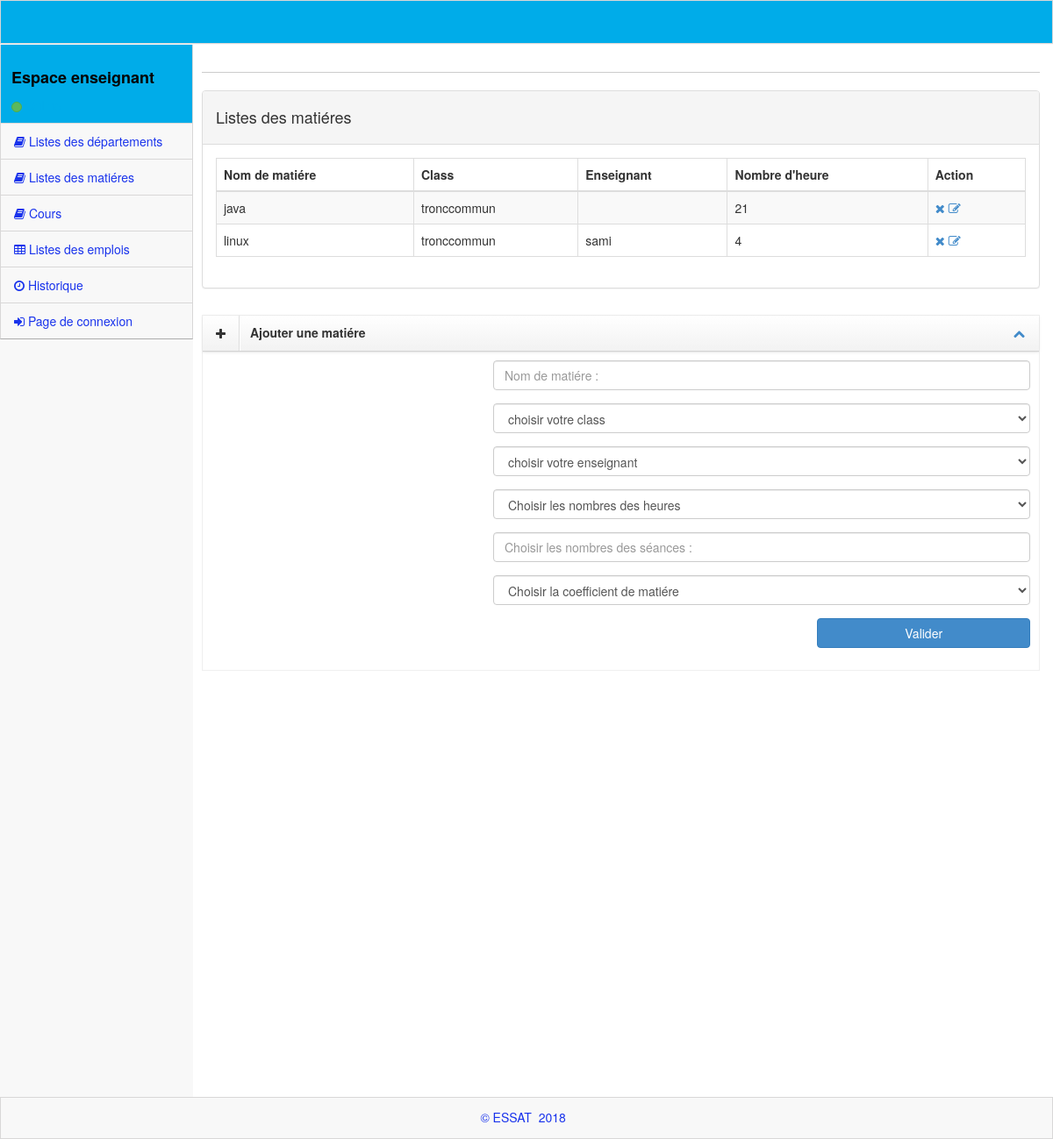
The app's page /matiereens.php with its own data.
### tables this page shows
CREATE TABLE `matiere` (
  `id_matiere` int(10) NOT NULL,
  `nom_matiere` varchar(50) NOT NULL,
  `nom_class` varchar(50) NOT NULL,
  `groupe` varchar(100) NOT NULL,
  `nombredheure` int(100) NOT NULL,
  `nombredeseance` int(100) NOT NULL,
  `coef` int(110) NOT NULL,
  `nom_enseignant` varchar(100) NOT NULL
);

### matiereens.php (the view, shortened to what this page needs)
<?php
require'db.php';
$sql = "SELECT * FROM matiere Order BY id_matiere";
$req = mysqli_query($con,$sql) or die();
?>
<!DOCTYPE html>
 <html lang="en">
<head>
    <link rel="stylesheet" href="assets/plugins/bootstrap/css/bootstrap.css" />
    <link rel="stylesheet" href="assets/css/main.css" />
    <link rel="stylesheet" href="assets/css/theme.css" />
    <link rel="stylesheet" href="assets/css/MoneAdmin.css" />
    <link rel="stylesheet" href="assets/plugins/Font-Awesome/css/font-awesome.css" />
    <link href="assets/plugins/dataTables/dataTables.bootstrap.css" rel="stylesheet" />
</head>
<body class="padTop53 " >
    <div id="wrap">
<div id="top">
            <nav class="navbar navbar-inverse navbar-fixed-top " style="padding-top: 10px;">
            </nav>
        </div>
   <div id="left" >
          <?php
          require"espaceens.php";
          require "menuens.php";
          ?>
      </div>
        <div id="content">
            <div class="inner">
                <div class="row">
                    <div class="col-lg-12">
                    </div>
                </div>
                <hr />
                <div class="row">
                <div class="col-lg-12">
                    <div class="panel panel-default">
                        <div class="panel-heading">
                           <h4> Listes des matiéres</h4>
                        </div>
                        <div class="panel-body">
                            <div class="table-responsive">
                                <table class="table table-striped table-bordered table-hover" id="dataTables-example">
                                    <thead>
                                        <tr>
                                           <th>Nom de matiére</th>
                                        <th>Class</th>
                                        <th>Enseignant</th>
                                        <th>Nombre d'heure</th>
                                        <th>Action</th>
                                        </tr>
                                    </thead>
                                    <tbody>
                                        <tr>
                            <?php
                            if(mysqli_num_rows($req)>0)
                                while ($data = mysqli_fetch_assoc($req)) {
                                   ?>
<td name="nom_matiere"><?php echo $data['nom_matiere']; ?></td>
<td name="nom_class"><?php echo $data['nom_class']; ?></td>
<td name="nom_enseignant"><?php echo $data['nom_enseignant'];?></td>
<td name="nombredheure"><?php echo $data['nombredheure'];?></td>
                                   <td name="nomdbredheure">
                                    <div class="toolbar">
                                      <ul class="nav">
                                   <?php echo ("<a  onclick=\"return confirm(' Vous etes sur ?')\" href=\"delmatiere.php?idmat=".$data['id_matiere']."\">");?>
                                     <i class="icon-remove"></i></a>
                                     <?php echo ("<a  href=\"modifmat.php?idmat=".$data['id_matiere']."\">"); ?>
                                      <i class="icon-edit">
                                      </i>
                                    </a>
                                  </ul>
                        </tr>
                        <?php
                    }
                    ?>
                                    </tbody>
                                </table>
                            </div>
                        </div>
                    </div>
                </div>
            </div>
<div class="row">
  <div class="col-lg-12">
    <div class="box dark">
      <header>
        <div class="icons"><i class="icon-plus"></i></div>
        <h5>Ajouter une matiére</h5>
        <div class="toolbar">
          <ul class="nav">
            <li>
              <a class="accordion-toggle minimize-box"
              data-toggle="collapse"
              href="#div-1">
              <i class="icon-chevron-up"></i>
            </a>
          </li>
        </ul>
      </div>
    </header>
    <div id="div-1" class="accordion-body collapse in body">
      <div id="ajoututil">
        <form class="form-horizontal" id="ajoutmat" action="ajoutmat.php" method="POST">
          <div class="form-group">
            <div class="col-lg-8 col-lg-push-4">
              <input type="text" name="nom_matiere" placeholder="Nom de matiére :" class="form-control" />
            </div>
          </div>
         <div class="form-group">
                    <div class="col-lg-8 col-lg-push-4">
                       <select name="nom_class" class="form-control" onchange="afficher(this.value)">
                        <option >choisir votre class</option>
                    </select>
                </div>
            </div>
           <div class="form-group">
                    <div class="col-lg-8 col-lg-push-4">
                       <select name="nom_enseignant" class="form-control" onchange="afficher(this.value)">
                        <option >choisir votre enseignant</option>
                    </select>
                </div>
            </div>
                <div class="form-group">
                  <div class="col-lg-8 col-lg-push-4">
                    <select name="nombredheure" class="form-control">
                      <option >Choisir les nombres des heures</option>
                          </select>
                        </div>
                      </div>
                      <div class="form-group">
                        <div class="col-lg-8 col-lg-push-4">
                          <input type="text" name="nombredeseance" placeholder="Choisir les nombres des séances :" class="form-control" />
                        </div>
                      </div>
                      <div class="form-group">
                        <div class="col-lg-8 col-lg-push-4">
                          <select name="coef" class="form-control">
                            <option >Choisir la coefficient de matiére</option>
                          </select>
                        </div>
                      </div>
                      <div class="form-group" >
                        <div class="col-lg-4 col-lg-push-8">
                          <input type="submit" name="valider" id="btnvalider" value="Valider" class="btn col-lg-10 col-lg-push-2 btn-primary  " />
                        </div></div>
                      </form>
                    </div>
                  </div>
                </div>
              </div>
            </div>
          </div>
        </div>
      </div>
   <div id="footer">
    <p>&copy;  ESSAT &nbsp;2018 &nbsp;</p>
</div>
</body>

### assets/css/main.css (style rules this page uses)
#wrap { margin: 0 auto; }
#footer { height: 48px; background-color: #222222; }
@media (min-width: 768px) { html, body { height: 100%; } }
@media (min-width: 768px) { #wrap { height: auto !important; height: 100%; min-height: 100%; padding: 0 0 48px; margin-bottom: -48px; } }
body.padTop53 { padding-top: 75px; overflow: visible; }
@media (min-width: 802px) { body.padTop53 { padding-top: 51px; } }
#wrap:before, #top:before, .head:before, #footer:before, #wrap:after, #top:after, .head:after, #footer:after { display: table; content: " "; }
#wrap:after, #top:after, .head:after, #footer:after { clear: both; }
#wrap { background-color: #f8f8f8; }
@media (min-width: 768px) { #left { position: relative; float: left; width: 100px; } }
@media (min-width: 768px) { #content { margin-left: 100px; } }
@media (min-width: 768px) { #left { margin-bottom: -10px; } }
@media (min-width: 992px) { #left { width: 220px; } }
@media (min-width: 992px) { #content { margin-left: 220px; } }
#top .navbar { margin-bottom: 0; border:1px solid rgb(216, 215, 215); background-color:#00ace9; }
#content { -webkit-transition: margin 0.4s; transition: margin 0.4s; }
.inner { position: relative; min-height: 1px; padding-right: 15px; padding-left: 10px; background: #fff; border: 0px solid #e4e4e4; min-height:1200px; }
@media (min-width: 768px) { .inner { float: left; width: 100%; } }
.inner .row { margin-right: -15px; margin-left: -15px; }
#footer { margin: 0 auto; color: #1933EC; background-color:#f8f8f8; border:1px solid rgb(216, 215, 215); }
#footer p { padding: 12px 0 0; text-align: center; }
.box { position: relative; display: block; margin: 10px auto; border: 1px solid #efefef; }
.box header { background-repeat: repeat-x; border-bottom: 1px solid #d4d4d4; -webkit-box-shadow: 0 1px 4px rgba(0, 0, 0, 0.065); box-shadow: 0 1px 4px rgba(0, 0, 0, 0.065); background-image: linear-gradient(to bottom, #ffffff 0%, #f2f2f2 100%); }
.box header:before, .box header:after { display: table; content: " "; }
.box header:after { clear: both; }
.box header .icons, .box header h5, .box header .toolbar { position: relative; display: block; float: left; min-height: 1px; padding: 0; margin: 0; }
.box header .icons { padding: 10px 15px; border-right: 1px solid #ddd; -webkit-box-shadow: 1px 0px 0px #ffffff; box-shadow: 1px 0px 0px #ffffff; }
.box header h5 { padding: 12px; font-weight: bold; }
.box header .toolbar { display: inline-table; float: right; }
.box header .toolbar .nav { margin: 1px 1px 0 0; }
.box header .toolbar .nav > li { display: inline-block; }
.box header .toolbar .nav > li > a { padding-top: 9px; }
.box .body { padding: 10px; -webkit-box-shadow: inset 0 1px 1px rgba(0, 0, 0, 0.05); box-shadow: inset 0 1px 1px rgba(0, 0, 0, 0.05); }
.inner hr { margin-top: 10px; border-top-color: #ccc; }

### assets/css/MoneAdmin.css (style rules this page uses)
body { background-color: #f8f8f8; }

### records on screen
matiere: nom_matiere "java", nom_class "tronccommun", nombredheure "21"
matiere: nom_matiere "linux", nom_class "tronccommun", nom_enseignant "sami", nombredheure "4"
